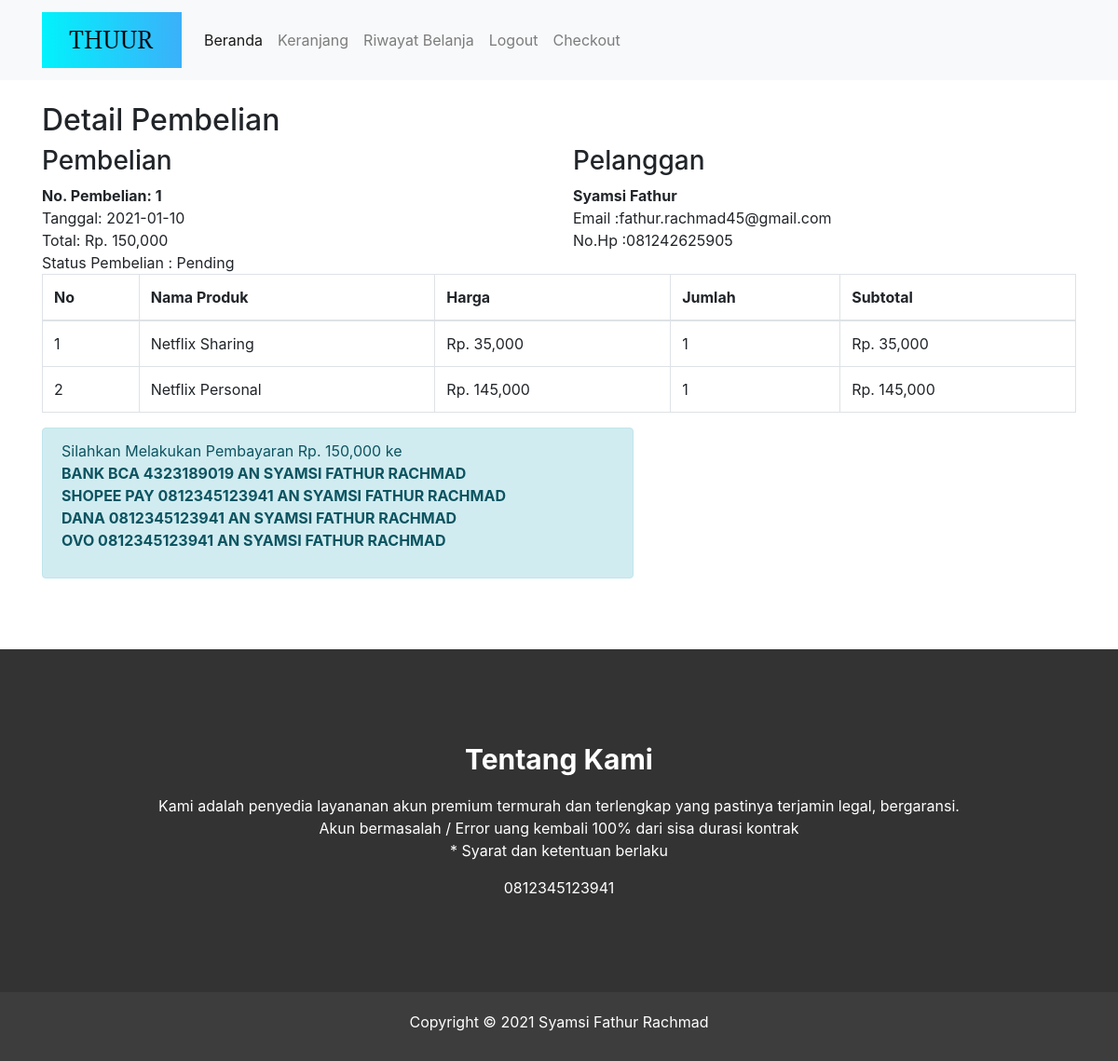
/nota.php?id=1 (signed in), run on an earlier commit of the app's database.
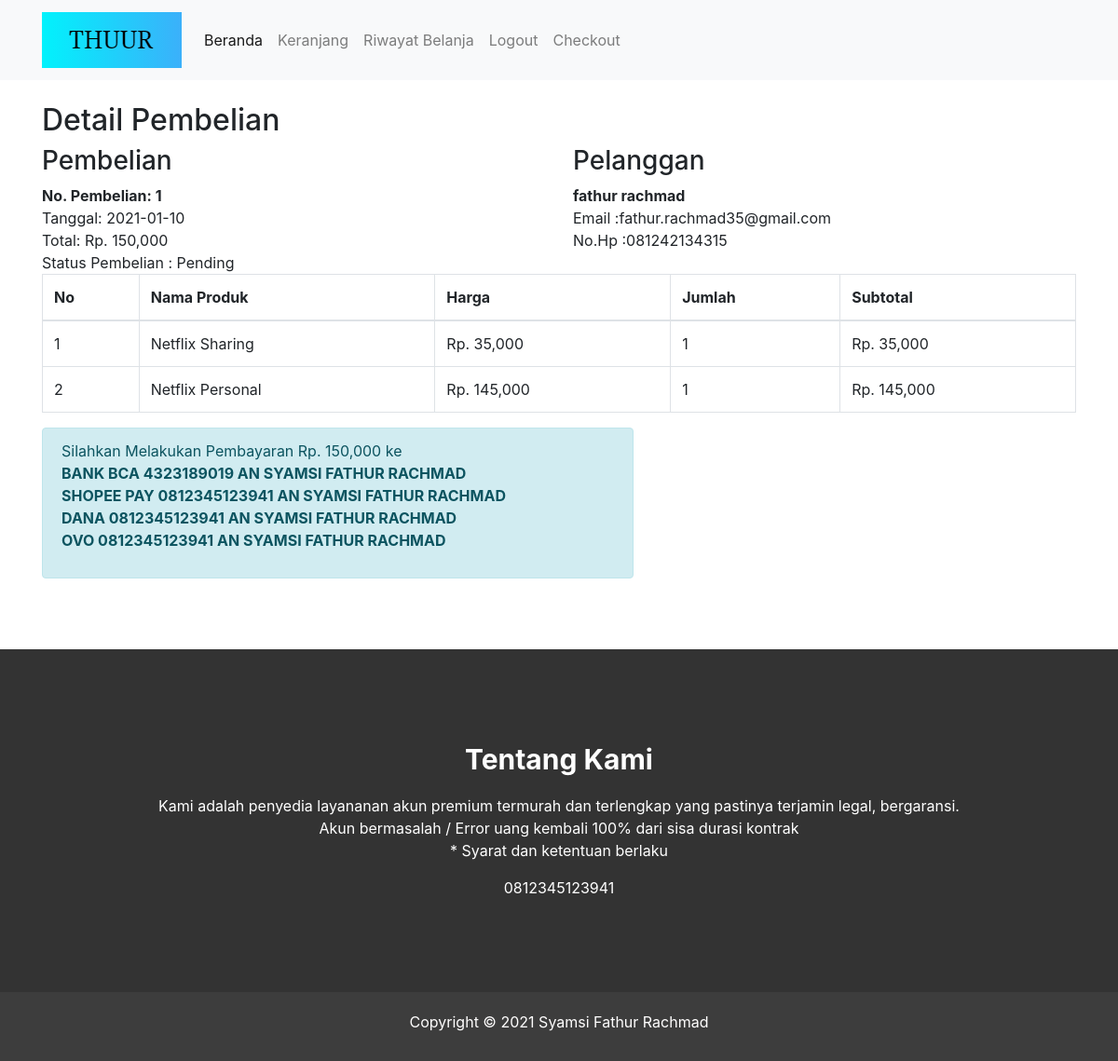
And on a later commit of the database.
### tables this page shows
CREATE TABLE `pembelian` (
  `id_pembelian` int(11) NOT NULL,
  `id_pelanggan` int(11) NOT NULL,
  `tanggal` date NOT NULL,
  `total` int(11) NOT NULL,
  `status_pembelian` varchar(100) NOT NULL DEFAULT 'Pending'
);

CREATE TABLE `pelanggan` (
  `id_pelanggan` int(11) NOT NULL,
  `email` varchar(100) NOT NULL,
  `password` varchar(50) NOT NULL,
  `nama_lengkap` varchar(100) NOT NULL,
  `no_hp` varchar(25) NOT NULL
);

### nota.php (the view, shortened to what this page needs)
<?php
include 'koneksi.php';
?>
<!DOCTYPE html>
<html lang="en">
<head>
	<link rel="stylesheet" href="admin/assets/css/bootstrap.css">
	<link rel="stylesheet" href="style.css">
</head>
<body>
	<?php include "menu.php" ?>
	<section class="konten">
		<div class="container">
		<br>
		<h2>Detail Pembelian</h2>
		<?php
		$ambil = $koneksi->query("SELECT * FROM pembelian JOIN pelanggan ON pembelian.id_pelanggan=pelanggan.id_pelanggan WHERE pembelian.id_pembelian='$_GET[id]'");
		$detail = $ambil->fetch_assoc();
		?>
		<div class="row">
			<div class="col-md-6">
				<h3>Pembelian</h3>
				<strong>No. Pembelian: <?php echo $detail['id_pembelian'] ?></strong><br>
				Tanggal: <?php echo $detail['tanggal']; ?><br>
				Total: Rp. <?php echo number_format($detail['total']);  ?><br>
				Status Pembelian : <?php echo $detail['status_pembelian']; ?>
			</div>
			<div class="col-md-6">
				<h3>Pelanggan</h3>
				<strong><?php echo $detail['nama_lengkap']; ?></strong><br>
				<p>
					Email :<?php echo $detail['email']; ?><br>
					No.Hp :<?php echo $detail['no_hp']; ?>
				</p>
			</div>
		</div>
	<table class="table table-bordered">
		<thead>
			<tr>
				<th>No</th>
				<th>Nama Produk</th>
				<th>Harga</th>
				<th>Jumlah</th>
				<th>Subtotal</th>
			</tr>
		</thead>
		<tbody>
			<?php $nomor=1; ?>
			<?php $ambil=$koneksi->query("SELECT * FROM pembelian_produk JOIN produk ON pembelian_produk.id_produk=produk.id_produk WHERE pembelian_produk.id_pembelian='$_GET[id]'"); ?>
			<?php while($pecah=$ambil->fetch_assoc()){ ?>
			<tr>
				<td><?php echo $nomor; ?></td>
				<td><?php echo $pecah['nama_produk']; ?></td>
				<td>Rp. <?php echo number_format($pecah['harga']) ?></td>
				<td><?php echo $pecah['jumlah']; ?></td>
				<td>
					Rp. <?php echo number_format($pecah['harga']*$pecah['jumlah']) ?>
				</td>
			</tr>
			<?php $nomor++; ?>
			<?php } ?>
		</tbody>
	</table>
	<div class="row">
		<div class="col-md-7">
			<div class="alert alert-info">
				<p> Silahkan Melakukan Pembayaran Rp. <?php echo number_format($detail['total']) ?> ke <br>
					<strong>BANK BCA 4323189019 AN SYAMSI FATHUR RACHMAD</strong><br>
					<strong>SHOPEE PAY 0812345123941 AN SYAMSI FATHUR RACHMAD</strong><br>
					<strong>DANA 0812345123941 AN SYAMSI FATHUR RACHMAD</strong><br>
					<strong>OVO 0812345123941 AN SYAMSI FATHUR RACHMAD</strong><br>
				</p>
			</div>
		</div>
	</div>
		</div>
	</section>
    <?php include "footer.php" ?>
    <div class="copyright">
        Copyright © 2021 Syamsi Fathur Rachmad
    </div>
</body>
</html>

What changed in the data, as far as the page shows it:
changed pembelian "Pending": id_pelanggan.nama_lengkap "Syamsi Fathur" → "fathur rachmad"; id_pelanggan.email "fathur.rachmad45@gmail.com" → "fathur.rachmad35@gmail.com"; id_pelanggan.no_hp "081242625905" → "081242134315"
